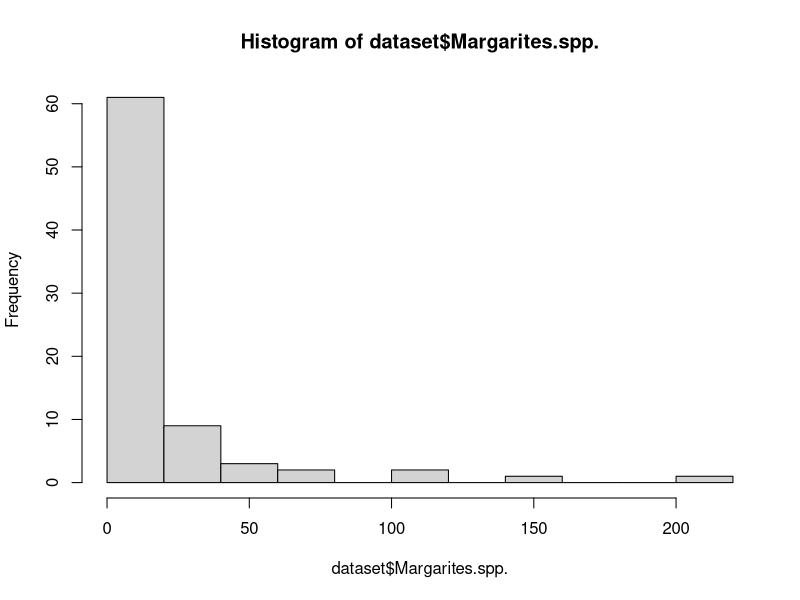

This chart was generated by the following R code:
## ---- chunk 1
1+1
## ---- chunk 2
a <- 2
b <- 1+2
## ---- chunk 3
a
b
a/b
## ---- chunk 4
f <- "This is a character string, you can tell because of the quotation marks"
## ---- chunk 5
x <- 1:3
## ---- chunk 6
x <- c(1,3,5)
y <- c(1:4,6,8)
## ---- chunk 7
mean(y)
## ---- chunk 8
x <- c(1,2,5,7,88,3,4,2,4,6,7,NA)

mean(x)

mean(x, na.rm = TRUE)
## ---- chunk 9
2==1
2==2
2!=1
## ---- chunk 10
x <- 1

x <- 2

# x <- 3
## ---- chunk 11
# make a matrix
x <- matrix(data = c(1,1,2,5,3,4), nrow = 2, ncol = 3)

x

# make an array

y <- array(data = c(1:8), dim = c(2,2,2))

y
## ---- chunk 12
# in 1D
x <- c(1,2,3,4,6,34,2,1,5,6,7)
# if we want the 7th value
x[7]
# if we want the 2nd and 7th value
x[c(2,7)]
# if we want only values greater than 10
x[x>10]
# whoa, that blew my mind! How did that work?
# well indexing works by giving the numeric index, or a logical vector the length of the vector we're working with
# so x>10 produces a logical vector the length of x
x>10

# in 2D
x <- matrix(data = c(1,1,2,5,3,4), nrow = 2, ncol = 3)
# this works similar, but you need to provide 2 numbers (or 2 vectors of numbers), for row number and for column number
x[1,3]
x[c(1,2),1]
# if you leave one dimension blank, the whole row or column will be returned
x[,1]
x[2,]

# in 3D, add another dimension!
x <- array(data = c(1:24), dim = c(2,3,4))
x[1,2,3]
x[,,3]
## ---- chunk 13
# make a data frame
x <- data.frame(nums = c(1,2,3),
                chars = c("one","two","three"),
                logis = c(TRUE, FALSE, TRUE))

# print the whole thing to the console
x

# or for a very big dataframe, you may want to use head to see the top 5 rows
head(x)

# use the str function to see it's structure
str(x)

## ---- chunk 14
# let's try having both strings and factors in the data frame
# make a data frame
x <- data.frame(nums = c(1,2,3),
                chars = c("one","two","three"),
                facts = as.factor(c("one","two","three")),
                logis = c(TRUE, FALSE, TRUE),
                stringsAsFactors = FALSE)

# print the whole thing to the console
x

# or for a very big dataframe, you may want to use head to see the top 5 rows
head(x)

# use the str function to see it's structure
str(x)

## ---- chunk 15
# make a data frame
x <- data.frame(nums = c(1,2,3),
                chars = c("one","two","three"),
                facts = as.factor(c("one","two","three")),
                logis = c(TRUE, FALSE, TRUE),
                stringsAsFactors = FALSE)

x[1,2]
x[,2]
x$chars

# and you can also treat these columns as 1D vectors
x$chars[1]

## ---- chunk 16
# you can hard code the whole file path, but try to never do that!
# your computer may not have a C drive, and your name almost certainly is not Remi, so this will not work for you

# dataset <- read.csv("C:/Users/Remi-Work/Desktop/2017-CHONe-Data/rawdata/larval abundance.csv")

# The above is unsurprisingly not reproducible! Always use relative paths!
# Relative paths are a shortened version of the above, you only need to type what comes after the project directory
# REMINDER: The project directory is where the .Rproj file is stored

dataset <- read.csv("rawdata/larval abundance.csv", stringsAsFactors = FALSE)

# writing it this way (relative path) means that your project is reproducible since you can move this whole directory to another location on your computer OR ANY OTHER COMPUTER!!!

## ---- chunk 17
str(dataset)
## ---- chunk 18
# say for example, I knew that the second observation was in fact taken at 12 m depth
dataset$depth[2]

# the value in the data frame is indeed 3 WRONG! Let,s correct it 
dataset$depth[2] <- 12
head(dataset)

# The other issue you may notice is that my months values are mostly numbers, but there's at least 1 "August" in there
# We could correct just that one we see on line 4
dataset$month[4] <- 8

# Or we could get rid of all the "August"'s in one pass
dataset$month[dataset$month=="August"] <- 8

# but that column is still a character string, let's convert it to numeric
dataset$month <- as.numeric(dataset$month)

str(dataset)

## ---- chunk 19
unique(dataset$year)

# or for time
unique(dataset$time)

# as you can see there are a few trailing white spaces, to do text substitutions, let's use gsub()
# but first let's see how this works; it matches a pattern in x and replaces it.

gsub(pattern = "ABC",replacement = "XYZ",x = "TUVWABC")

gsub(pattern = "doesn't work",replacement = "works",x = "If this sentence no longer contains the pattern, then gsub doesn't work")

# So now, let's use gsub to remove those spaces. The patter we are matching is just a space and the replacement is nothing, so that will remove white spaces

dataset$time <- gsub(pattern = " ",replacement = "",x = dataset$time)

## ---- chunk 20
min(dataset$Margarites.spp.)
max(dataset$Margarites.spp.)
hist(dataset$Margarites.spp.)

## ---- chunk 21

custommean <- function(x){
    m <- sum(x)/length(x)
    return(m)
}

# so we defined custommean as a function with arguments 'x', and it does what is inside the curly brackets
# it will return m which is the mean of x.

x <- c(1,2,3,6)

# does it work?
custommean(x = x)
